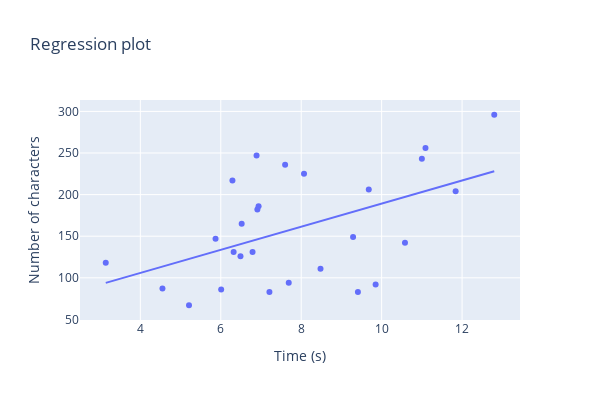

This figure's notebook cell:
### Markdown cell above
Plotting the regression line to show linearity in the above plot.

### Code cell
fig = px.scatter(df,
                 x='duration',
                 y='num_chars',
                 trendline='ols',
                 title='Regression plot',
                 labels={'num_chars': 'Number of characters', 'duration': 'Time (s)'})

fig.update_layout(height=400, width=600)
fig.show()

### Figure 1 — Plotly figure (JSON) as saved in the notebook; plotly's stock layout.template omitted (floating-point values rounded to 4 significant figures)
{"data": [{"hovertemplate": "Time (s)=%{x}<br>Number of characters=%{y}<extra></extra>", "legendgroup": "", "marker": {"color": "#636efa", "symbol": "circle"}, "mode": "markers", "name": "", "orientation": "v", "showlegend": false, "type": "scatter", "x": [8.48, 11, 9.85, 9.41, 11.84, 9.68, 10.58, 3.14, 6.52, 6.89, 5.21, 6.29, 4.55, 7.6, 6.79, 8.07, 5.87, 6.01, 11.09, 12.8, 7.69, 7.21, 6.32, 6.91, 6.49, 6.94, 9.29], "xaxis": "x", "y": [111, 243, 92, 83, 204, 206, 142, 118, 165, 247, 67, 217, 87, 236, 131, 225, 147, 86, 256, 296, 94, 83, 131, 182, 126, 186, 149], "yaxis": "y"}, {"hovertemplate": "<b>OLS trendline</b><br>num_chars = 13.8913 * duration + 50.2896<br>R<sup>2</sup>=0.249884<br><br>Time (s)=%{x}<br>Number of characters=%{y} <b>(trend)</b><extra></extra>", "legendgroup": "", "marker": {"color": "#636efa", "symbol": "circle"}, "mode": "lines", "name": "", "showlegend": false, "type": "scatter", "x": [3.14, 4.55, 5.21, 5.87, 6.01, 6.29, 6.32, 6.49, 6.52, 6.79, 6.89, 6.91, 6.94, 7.21, 7.6, 7.69, 8.07, 8.48, 9.29, 9.41, 9.68, 9.85, 10.58, 11, 11.09, 11.84, 12.8], "xaxis": "x", "y": [93.91, 113.5, 122.7, 131.8, 133.8, 137.7, 138.1, 140.4, 140.9, 144.6, 146.0, 146.3, 146.7, 150.4, 155.9, 157.1, 162.4, 168.1, 179.3, 181.0, 184.8, 187.1, 197.3, 203.1, 204.3, 214.8, 228.1], "yaxis": "y"}], "layout": {"height": 400, "legend": {"tracegroupgap": 0}, "title": {"text": "Regression plot"}, "width": 600, "xaxis": {"anchor": "y", "domain": [0, 1], "title": {"text": "Time (s)"}}, "yaxis": {"anchor": "x", "domain": [0, 1], "title": {"text": "Number of characters"}}}}
